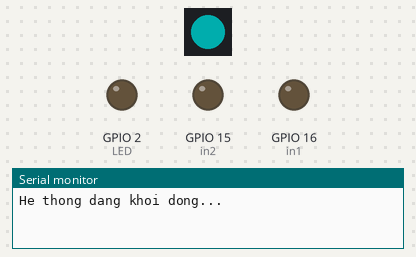
This sketch was run on a simulated ESP32. Shown: 1 RGB LEDs in strip order, left to right, output pins drawn as LEDs (lit = HIGH), the last lines printed to the serial monitor. Dim RGB values are drawn brighter than linear; WiFi joins after 1.5 s; servers stay silent unless stated; the Firebase database answers and starts empty.

Above: at 0.1 s.
At 1.1 s:
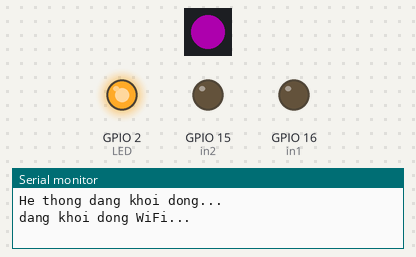
At 2.6 s:
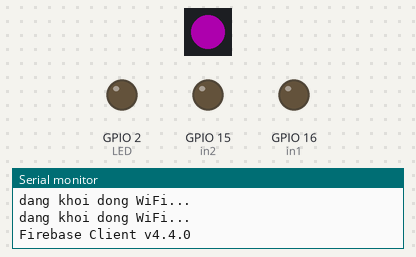
At 4.0 s:
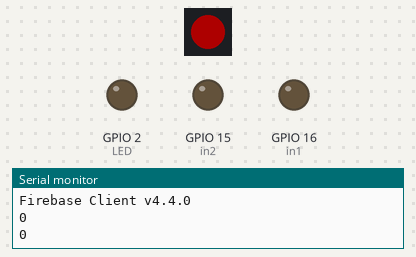
Timing chart, 0 to 5.5 s (numbered marks = the images above):
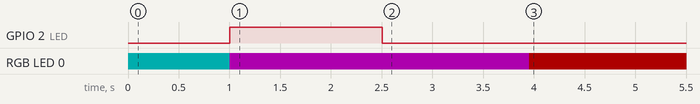

Measured:
- by itself, RGB LED 0: off → RGB(0, 50, 50) at 0.00 s, → RGB(50, 0, 50) 1.0 s later, → RGB(50, 0, 0) 3.0 s later

The sketch:

control_test.ino
```cpp
// Đây là source test các nút bấm trên board do Nuke Dashboard phát triển
// Để có thể sử dụng source code này bạn cần cài thư viện Adafruit NeoPixel by Adafruit
// Tác giả MinhDuc
// 07/03/2026
// Led RGB được cấu hình chân DIN ở GPIO9

//Version điều khiển nút bấm trên Board
// #include <Adafruit_NeoPixel.h>

// #define LED_PIN   9
// #define LED_COUNT 1
// Adafruit_NeoPixel led(LED_COUNT, LED_PIN, NEO_GRB + NEO_KHZ800);

// #define btnup 10
// #define btndown 12
// #define LED 2
// #define in1 16
// #define in2 15

// volatile int state = 0;
// int laststate = 1;
// volatile unsigned long lastInterrupt = 0;

// void IRAM_ATTR ISR() {
//   if(millis() - lastInterrupt > 200){
//     state = 1;
//     lastInterrupt = millis();
//   }
// }

// void IRAM_ATTR ISR2() {
//   if(millis() - lastInterrupt > 200){
//     state = 0;
//     lastInterrupt = millis();
//   }
// }

// void setup() {
//   Serial.begin(115200);
//   led.begin();
//   led.setBrightness(50);
//   led.setPixelColor(0, led.Color(0, 255, 255));
//   led.show();
//   delay(1000);
//   pinMode(LED,OUTPUT);
//   pinMode(in1,OUTPUT);
//   pinMode(in2,OUTPUT);
//   pinMode(btnup, INPUT_PULLUP);
//   pinMode(btndown, INPUT_PULLUP);
//   attachInterrupt(btnup, ISR, FALLING);
//   attachInterrupt(btndown, ISR2, FALLING);
//   led.setPixelColor(0, led.Color(255, 0, 255));
//   led.show();
//   delay(1000);
//   Serial.println(state);
// }

// void loop() {
//   if(state != laststate) {
//     Serial.println(state);
//     laststate = state;
//   }
//   if(state == 0) {
//     led.setPixelColor(0, led.Color(255,0,0));
//     led.show();
//     delay(1000);
//     digitalWrite(LED, 0);
//     digitalWrite(in1, 0);
//     digitalWrite(in2, 0);
//   }
//   else if(state == 1) {
//     led.setPixelColor(0, led.Color(0,255,0));
//     led.show();
//     delay(1000);
//     digitalWrite(LED,1);
//     delay(100);
//     digitalWrite(LED,0);
//     delay(100);
//     digitalWrite(in1, 1);
//     digitalWrite(in2, 0);
//   }
// }

// Version điều khiển thông qua platform Nuke DashBoard
#include <Adafruit_NeoPixel.h>
#include <FirebaseESP32.h>
#include <WiFi.h>
#include <Adafruit_GFX.h>
#include <Adafruit_SH110X.h>

const char* ssid = "DUC";
const char* pass = "14042004";

#define LED_PIN   9
#define LED_COUNT 1
Adafruit_NeoPixel led(LED_COUNT, LED_PIN, NEO_GRB + NEO_KHZ800);

#define DATABASE_URL "https://doantn-885dc-default-rtdb.firebaseio.com/"
#define DATABASE_SECRET "rPb2lv5DjHze997hD9pxnzTzWJsir4wwdP1poStt"
FirebaseData fbdo;
FirebaseAuth auth;
FirebaseConfig config;

// #define i2c_Address 0x3c
// #define SCREEN_WIDTH 128
// #define SCREEN_HEIGHT 64
// #define OLED_RESET -1
// Adafruit_SH1106G display = Adafruit_SH1106G(SCREEN_WIDTH, SCREEN_HEIGHT, &Wire, OLED_RESET);


#define LED 2
#define in1 16
#define in2 15

volatile int state = 0;
int laststate = 1;
int demwf = 0;
int stateled = 0;
int laststateled = 0;
void setup() {
  // Wire.begin(12,13);
  // display.begin(i2c_Address, true);
  // display.clearDisplay();
  // display.setTextSize(1);
  // display.setTextColor(SH110X_WHITE);
  // display.setCursor(0, 0);
  // display.printf("He thong dang \nkhoi dong...");
  // display.display();
  // delay(1000);
  Serial.begin(115200);
  Serial.println("He thong dang khoi dong...");
  led.begin();
  led.setBrightness(50);
  led.setPixelColor(0, led.Color(0, 255, 255));
  led.show();
  delay(1000);
  pinMode(LED,OUTPUT);
  pinMode(in1,OUTPUT);
  pinMode(in2,OUTPUT);
  WiFi.begin(ssid,pass);
  // display.clearDisplay();
  while (WiFi.status() != WL_CONNECTED) {
    led.setPixelColor(0, led.Color(255, 0, 255));
    led.show();
    Serial.println("dang khoi dong WiFi...");
    // display.setCursor(0,0);
    // display.print("Conecting WiFi");
    if(demwf < 80) {
      // display.setCursor(demwf,10);
      // display.print(".");
      // Serial0.println(".");
    }
    else if(demwf > 80) {
      // display.clearDisplay();
      demwf = 0;
    }
    demwf+=5;
    // display.display();
    digitalWrite(LED,1);
    delay(300);
  }
  digitalWrite(LED,0);
  Serial.printf("Firebase Client v%s\n\n", FIREBASE_CLIENT_VERSION);
  config.database_url = DATABASE_URL;
  config.signer.tokens.legacy_token = DATABASE_SECRET;
  Firebase.reconnectWiFi(true);
  fbdo.setBSSLBufferSize(512, 512);
  Firebase.begin(&config, &auth);
  if(Firebase.getInt(fbdo, "/users/duc/In/In2")) {
    state = fbdo.intData();
  }
  Firebase.setInt(fbdo,"users/duc/Out/Out1",stateled);
  if(!Firebase.beginStream(fbdo, "/users/duc/In/In2"))
    Serial.printf("stream data begin error, %s\n\n", fbdo.errorReason().c_str());
  led.setPixelColor(0, led.Color(255, 0, 255));
  led.show();
  delay(1000);
  Serial.println(state);
}

void loop() {
  if (!Firebase.readStream(fbdo)) {
    Serial.printf("Stream data begin error: %s\n", fbdo.errorReason().c_str());
  }
  if (fbdo.streamAvailable()) {
    if(Firebase.getInt(fbdo, "/users/duc/In/In2")) {
      state = fbdo.intData();
    }
  }
  if(state != laststate) {
    Serial.println(state);
    laststate = state;
  }
  if(state == 0) {
    led.setPixelColor(0, led.Color(255,0,0));
    led.show();
    delay(1000);
    digitalWrite(LED, 0);
    digitalWrite(in1, 0);
    digitalWrite(in2, 0);
    stateled = 0;
  }
  else if(state == 1) {
    led.setPixelColor(0, led.Color(0,255,0));
    led.show();
    delay(1000);
    digitalWrite(LED,1);
    delay(100);
    digitalWrite(LED,0);
    delay(100);
    digitalWrite(in1, 1);
    digitalWrite(in2, 0);
    stateled = 1;
  }
  if(stateled != laststateled) {
    laststateled = stateled;
    Firebase.setInt(fbdo,"users/duc/Out/Out2",stateled);
  }
}
```
